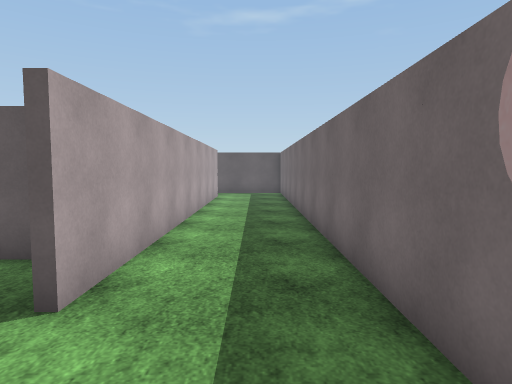
View 1 (above)

24 first-person views from a walk through a 3-D level made in the Unity game engine. The camera is 1.5 m above the floor, tilts 4° down and sees 75° across. The floor is counted in squares, 1 m on a side. Each view is taken from the middle of a square. On the plan, view 1 faces up. The plan holds only what a view shows up to about 15 squares ahead; the rest is blank. The place goes on beyond the plan. The player character is not drawn. Surface patterns are stand-ins for the level's own textures.

View 2
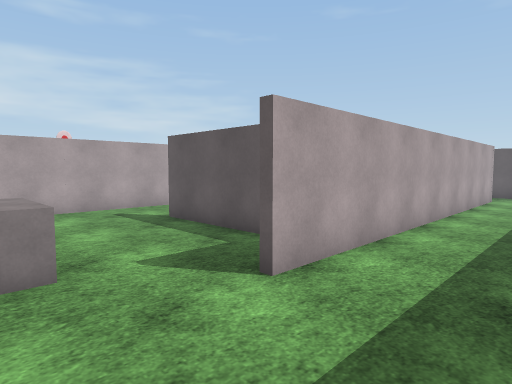

View 3
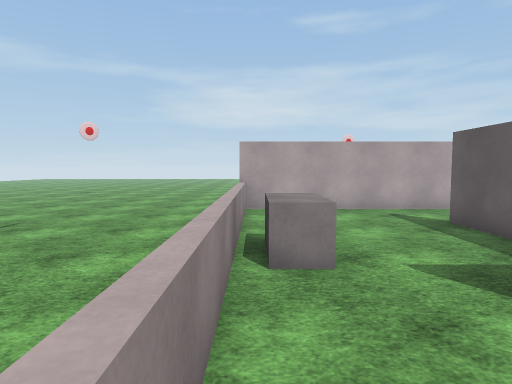

View 4
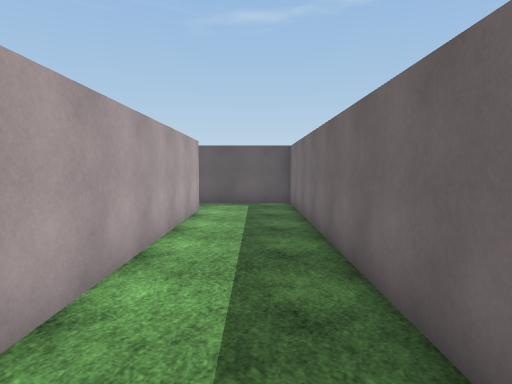

View 5
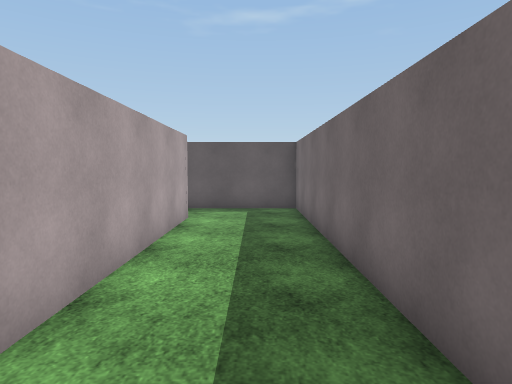

View 6
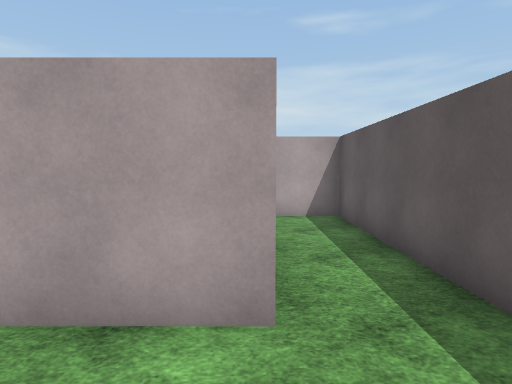

View 7
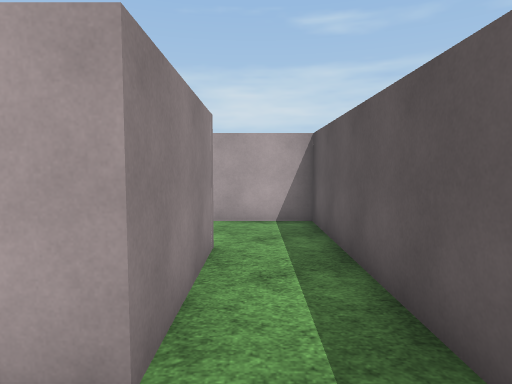

View 8
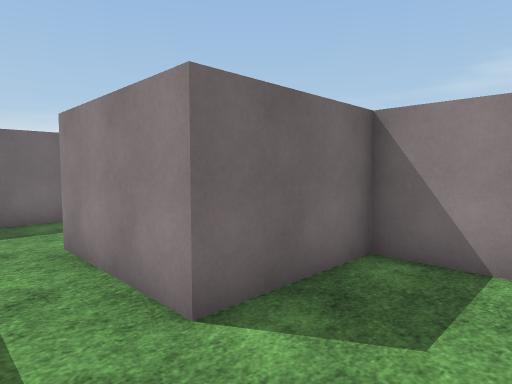

View 9
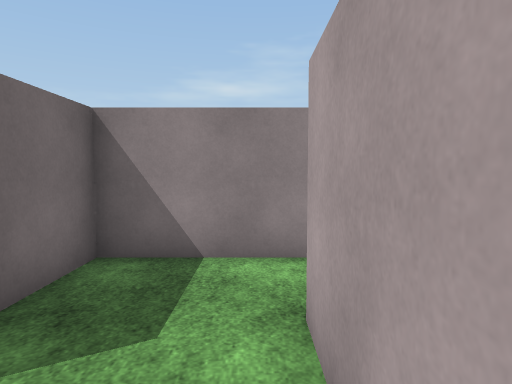

View 10
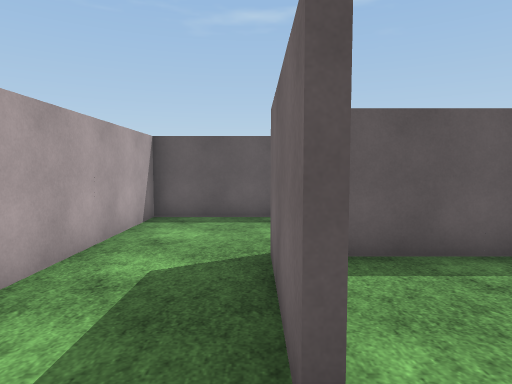

View 11
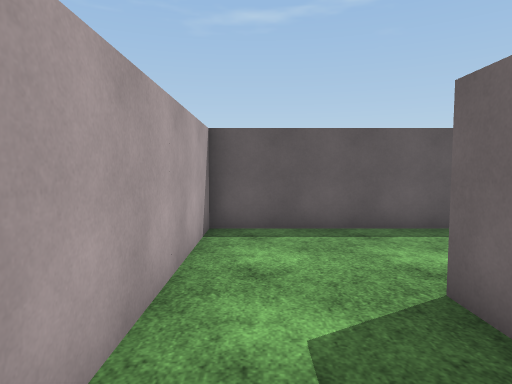

View 12
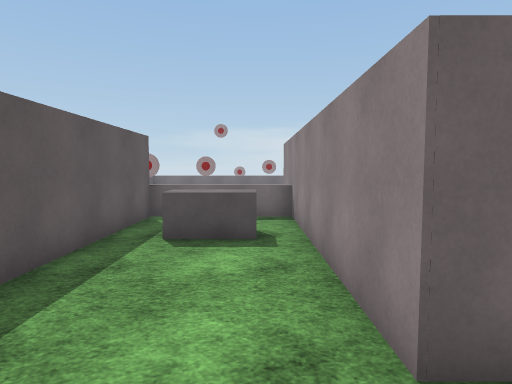

View 13
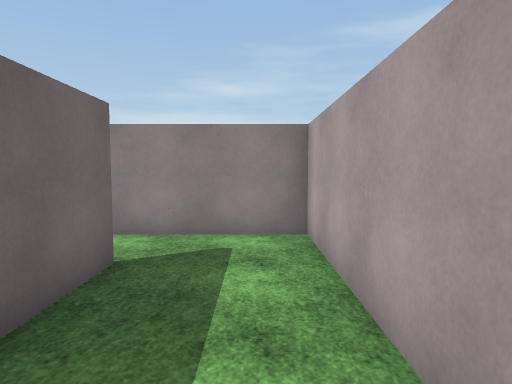

View 14
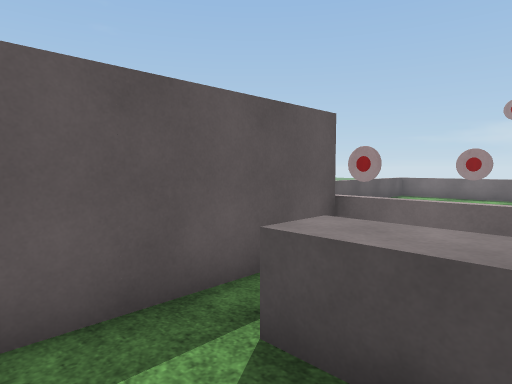

View 15
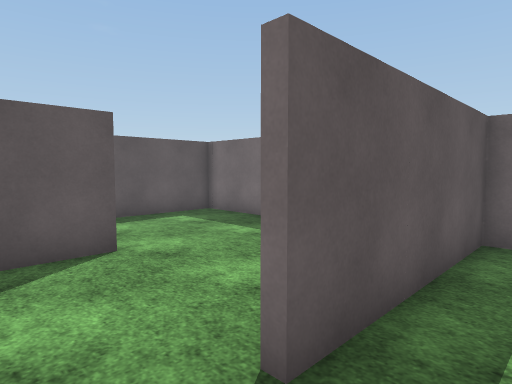

View 16
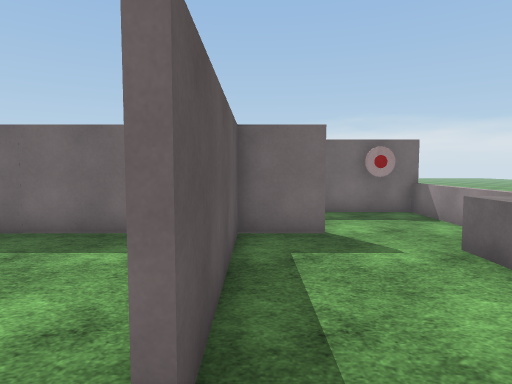

View 17
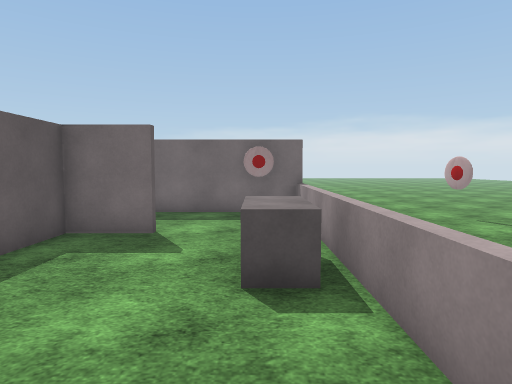

View 18
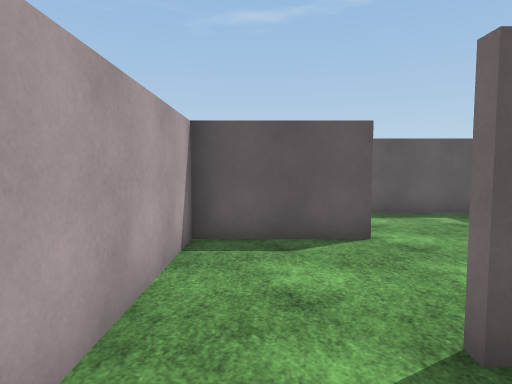

View 19
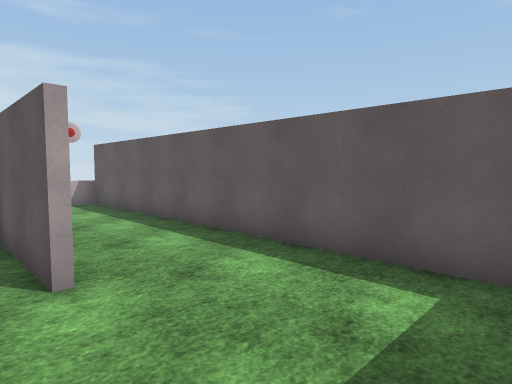

View 20
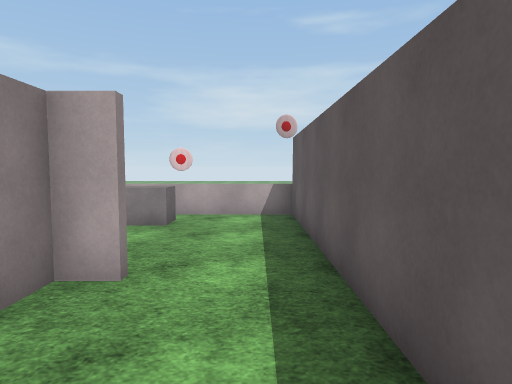

View 21
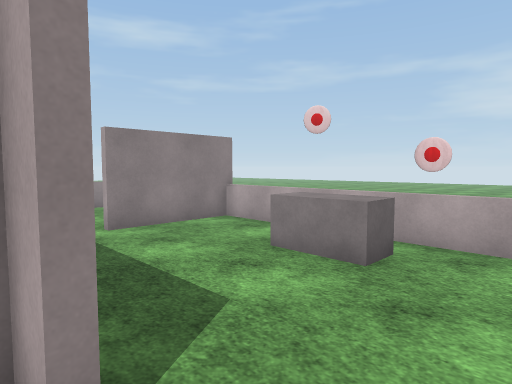

View 22
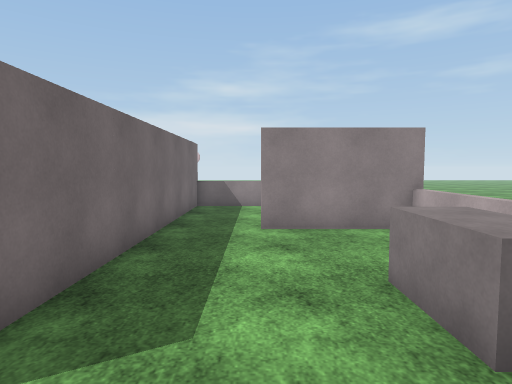

View 23
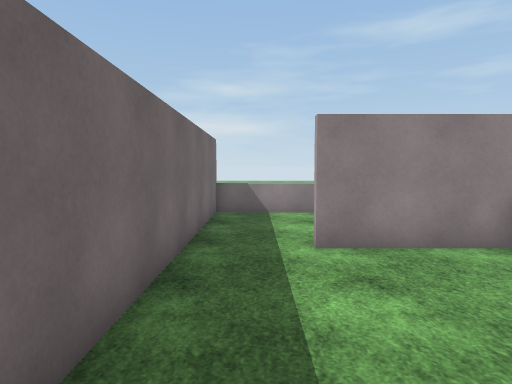

View 24
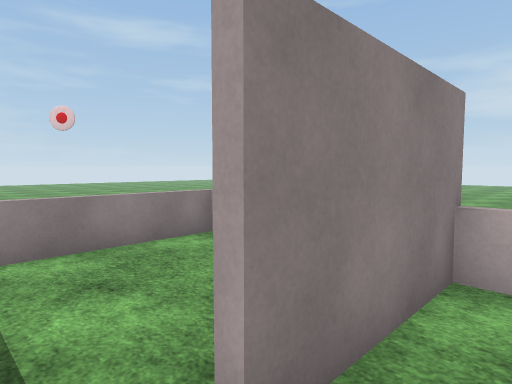

### Floor plan
Points are (right, up) in squares from view 1. A wall is a line through its corners. A room is listed if a view was taken in it or the views show most of it. See-through windows are left out.
Room 1 (views 1, 2, 3, 4, 5, 6, 7, 8, 9, 15, 16, 17, 18)
walls: (-2.3, 3.4) (-2.3, 5.4) (-8.4, 5.4); (1.5, -0.6) (1.5, 20.6) (-9.5, 20.6) (-9.5, 16.8); (-9.5, 14.4) (-6.3, 14.4) (-6.3, 18.2) (-2.1, 18.2) (-2.1, 3.4); (-11.4, 6.5) (-11.4, -0.6)
low walls: (-3.6, -0.4) (1.6, -0.4); (-10.6, -0.4) (-6.4, -0.4)
ways out: opening at (-10, 15.5) to room 2; opening at (-9.5, 6) to room 3
objects: grey block (-6, 0) to (-4, 1); other object (1, 1)
Room 2 (views 10, 11, 12, 13, 14)
walls: (-9.7, 16.8) (-9.7, 20.9) (-1.5, 20.9); (-1.6, 25.3) (-13.2, 25.3) (-13.2, 14.4) (-9.5, 14.4)
low walls: (-1.6, 20.8) (-1.6, 25.3)
ways out: opening at (-10, 15.5) to room 1
objects: grey block (-5, 22) to (-4, 24)
Room 3 (views 19, 20)
walls: (-7.5, 10) (-11.4, 10) (-11.4, 6.5); (-2.3, 7.9) (-2.3, 14.2) (-9.5, 14.2)
ways out: opening at (-9.5, 6) to room 1; opening at (-10, 12) to room 4
Room 4 (views 21, 22, 23, 24)
walls: (-18.2, 4.8) (-14.1, 4.8); (-11.4, 11.2) (-11.4, 10.3) (-10.4, 10.3); (-11.6, -0.6) (-11.6, 10); (-9.5, 14.2) (-17.9, 14.2)
low walls: (-17.9, 14.2) (-17.9, 4.8); (-17.9, -0.4) (-11.6, -0.4)
ways out: opening at (-10, 12) to room 3
objects: grey block (-17, 9) to (-16, 11)

Positions as (right, up) in squares from view 1, and headings:
1: (0, 0), facing up
2: (1, 0), facing up-left
3: (1, 0), facing left
4: (0, 6), facing up
5: (0, 8), facing up
6: (1, 18), facing left
7: (0, 19), facing left
8: (-9, 20), facing down-right
9: (-9, 20), facing down
10: (-10, 15), facing up
11: (-12, 17), facing up
12: (-12, 22), facing right
13: (-12, 22), facing down
14: (-7, 22), facing up-right
15: (-10, 4), facing up-right
16: (-10, 5), facing right
17: (-10, 1), facing right
18: (-10, 3), facing up
19: (-3, 9), facing up-left
20: (-7, 13), facing left
21: (-11, 13), facing down-left
22: (-14, 13), facing down
23: (-13, 11), facing down
24: (-13, 6), facing down-left
